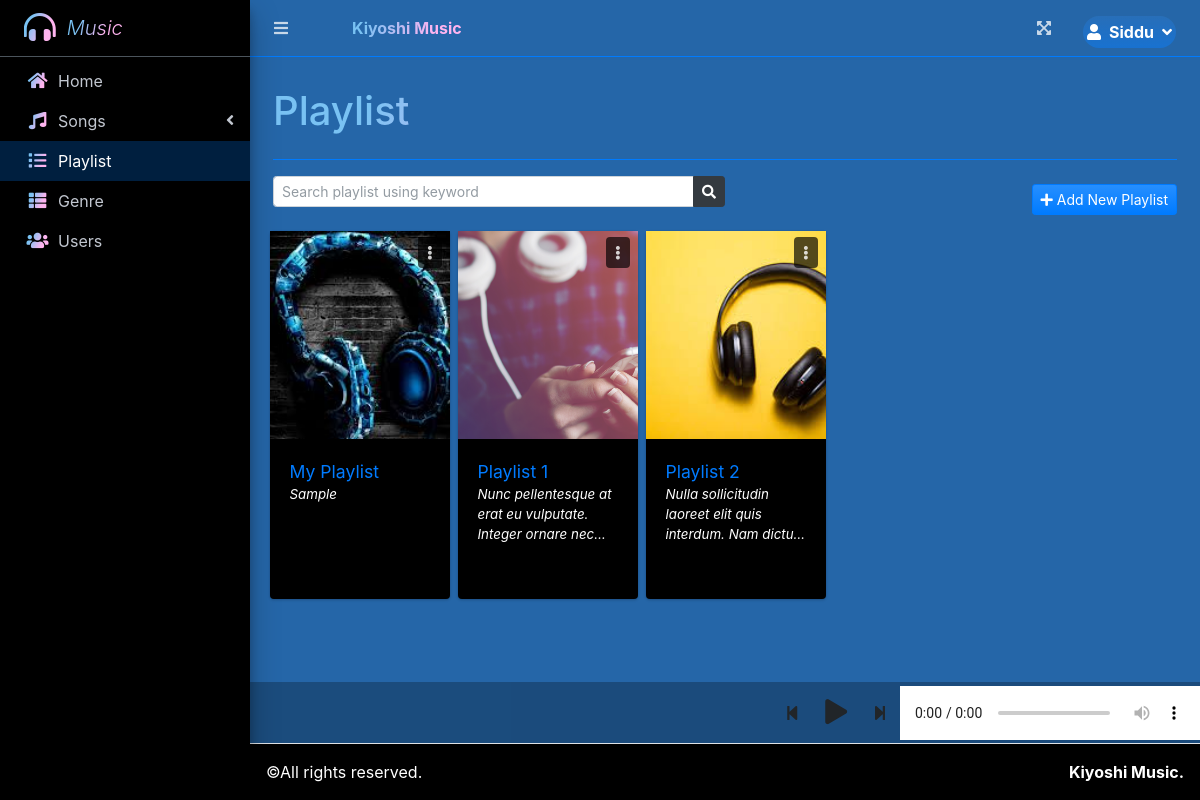
The app's page /index.php?page=playlist (signed in) with its own data.
### tables this page shows
CREATE TABLE `playlist` (
  `id` int(30) NOT NULL,
  `user_id` int(30) NOT NULL,
  `title` text NOT NULL,
  `description` text NOT NULL,
  `cover_image` text NOT NULL,
  `date_created` datetime NOT NULL DEFAULT current_timestamp()
);

### playlist.php (the view, shortened to what this page needs)
<?php include'db_connect.php' ?>
<div class="col-lg-12">
	<div class="d-flex justify-content-between align-items-center w-100">
		<div class="form-group" style="width:calc(50%) ">
			<div class="input-group">
              <input type="search" id="filter" class="form-control form-control-sm" placeholder="Search playlist using keyword">
              <div class="input-group-append">
                  <button type="button" id="search" class="btn btn-sm btn-dark">
                      <i class="fa fa-search"></i>
                  </button>
              </div>
          </div>
		</div>
		<button class="btn btn-sm btn-primary bg-gradient-primary" type="button" id="manage_playlist"><i class="fa fa-plus"></i> Add New Playlist</button>
	</div>
	<div class="row" id="playlist-list">
		<?php
			$playlist= $conn->query("SELECT * FROM playlist order by title asc");
			while($row=$playlist->fetch_assoc()):
		?>
		<div class="card bg-black playlist-item my-2 mx-1" date-id="<?php echo $row['id'] ?>" style="width:15vw">
			<div class="card-img-top flex-w-100 position-relative">
				<?php if($_SESSION['login_type'] == 1 || $_SESSION['login_id'] == $row['user_id'] ): ?>
                	<div class="dropdown position-absolute" style="right:.5em;top:.5em">
	                  <button type="button" class="btn btn-tool py-1" data-toggle="dropdown" title="Manage" style="background: #000000ab;">
	                    <i class="fa fa-ellipsis-v"></i>
	                  </button>
	                  </div>
	              <?php endif; ?>
		<a href="index.php?page=view_playlist&id=<?php echo $row['id'] ?>">
				<img src="assets/uploads/<?php echo $row['cover_image'] ?>" class="card-img-top"  style="object-fit: cover;max-width: 100%;height:26vh" alt="playlist Cover">
			</div>
			<div class="card-body" style="height: 20vh">
				<div class="card-title"><?php echo ucwords($row['title']) ?></div>
				<p class="card-text truncate text-white"><?php echo $row['description'] ?></p>
			</div>
		</div>
		<?php endwhile; ?>
	</div>
</div>

### index.php (shortened to what this page needs)
<!DOCTYPE html>
<html lang="en">
<?php
	include 'header.php'
?>
<body class="hold-transition sidebar-mini layout-fixed layout-navbar-fixed layout-footer-fixed">
<div class="wrapper">
  <?php include 'topbar.php' ?>
  <?php include 'sidebar.php' ?>
  <div class="content-wrapper  bg-dark">
    <div class="content-header">
    </div>
    <section class="content">
      <?php $page = isset($_GET['page']) ? $_GET['page']:'home' ?>
      <div class="container-fluid text-dark viewer-panel" style="margin-bottom: 4rem">
         <div class="container-fluid">
        <div class="row mb-2">
          <div class="col-sm-6">
            <?php
            $title = isset($_GET['page']) ? ucwords(str_replace("_", ' ', $_GET['page'])) : "Home";
             ?>
            <h1 class="m-0 text-gradient-primary"><?php echo $title ?><h1>
          </div>
        </div>
            <hr class="border-primary">
      </div>
         <?php
            if(!file_exists($page.".php")){
                include '404.html';
            }else{
            include $page.'.php';
            }
          ?>
      </div>
      <div id="audio-player" class="d-flex w-100 justify-content-end align-items-center bg-dark py-1 position-absoulute">
            <button class="btn prev-player audio-control-btn" onclick="_prev($(this))" data-type="play"><i class="fa fa-step-backward"></i></button>
            <button class="btn p-player audio-control-btn" onclick="_player($(this))" data-queue="0" data-type="play" style="font-size: 25px"><i class="fa fa-play"></i></button>
            <button class="btn next-player audio-control-btn" onclick="_next(-1,1)" data-type="play"><i class="fa fa-step-forward"></i></button>
            <audio controls class="bg-black" ended="nextAudioNode.play();" id="mplayer">
            </audio>
        </div>
    </section>
</div>
  <footer class="main-footer bg-black">
    &copy;All rights reserved.
    <div class="float-right d-none d-sm-inline-block">
      <b>Kiyoshi Music.</b>
    </div>
  </footer>
</div>
</body>
</html>

### header.php (shortened to what this page needs)
<head>
  <link rel="stylesheet" href="assets/plugins/fontawesome-free/css/all.min.css">
  <link rel="stylesheet" href="assets/plugins/overlayScrollbars/css/OverlayScrollbars.min.css">
  <link rel="stylesheet" href="assets/plugins/datatables-bs4/css/dataTables.bootstrap4.min.css">
  <link rel="stylesheet" href="assets/plugins/datatables-responsive/css/responsive.bootstrap4.min.css">
  <link rel="stylesheet" href="assets/plugins/datatables-buttons/css/buttons.bootstrap4.min.css">
  <link rel="stylesheet" href="assets/plugins/select2/css/select2.min.css">
  <link rel="stylesheet" href="assets/plugins/select2-bootstrap4-theme/select2-bootstrap4.min.css">
  <link rel="stylesheet" href="assets/plugins/sweetalert2-theme-bootstrap-4/bootstrap-4.min.css">
  <link rel="stylesheet" href="assets/plugins/toastr/toastr.min.css">
  <link rel="stylesheet" href="assets/plugins/dropzone/min/dropzone.min.css">
  <link rel="stylesheet" href="assets/dist/css/jquery.datetimepicker.min.css">
  <link rel="stylesheet" href="assets/plugins/icheck-bootstrap/icheck-bootstrap.min.css">
  <link rel="stylesheet" href="assets/plugins/ekko-lightbox/ekko-lightbox.css">
  <link rel="stylesheet" href="assets/plugins/bootstrap4-toggle/css/bootstrap4-toggle.min.css">
  <link rel="stylesheet" href="assets/dist/css/images-grid.css">
  <link rel="stylesheet" href="assets/dist/css/adminlte.min.css">
  <link rel="stylesheet" href="assets/dist/css/styles.css">
  <link rel="stylesheet" href="assets/plugins/summernote/summernote-bs4.min.css">
</head>

### topbar.php (shortened to what this page needs)
<nav class="main-header navbar navbar-expand navbar-primary navbar-dark bg-dark border-primary">
  <ul class="navbar-nav">
    <?php if(isset($_SESSION['login_id'])): ?>
    <li class="nav-item">
      <a class="nav-link" data-widget="pushmenu" href="" role="button"><i class="fas fa-bars"></i></a>
    </li>
  <?php endif; ?>
    <li  class="nav-link">
    </li>
    <li>
      <a class="nav-link text-gradient-primary"  href="./" role="button"> <large><b>Kiyoshi Music</b></large></a>
    </li>
  </ul>
  <ul class="navbar-nav ml-auto">
    <li class="nav-item">
      <a class="nav-link" data-widget="fullscreen" href="#" role="button">
        <i class="fas fa-expand-arrows-alt"></i>
      </a>
    </li>
    <li class="nav-item dropdown">
          <a class="nav-link"  data-toggle="dropdown" aria-expanded="true" href="javascript:void(0)">
            <span>
              <div class="d-flex badge-pill align-items-center bg-gradient-primary p-1" style="background: #337cca47 linear-gradient(180deg,#268fff17,#007bff66) repeat-x!important;bprder:50px">
                <?php if(isset($_SESSION['login_profile_pic']) && !empty($_SESSION['login_profile_pic'])): ?>
                  <div class="rounded-circle mr-1" style="width: 25px;height: 25px;top:-5px;left: -40px">
                    <img src="assets/uploads/<?php echo $_SESSION['login_profile_pic'] ?>" class="image-fluid image-thumbnail rounded-circle" alt="" style="max-width: calc(100%);height: calc(100%);">
                  </div>
                <?php else: ?>
                <span class="fa fa-user mr-2" ></span>
                <?php endif; ?>
                <span ><b><?php echo ucwords($_SESSION['login_firstname']) ?></b></span>
                <span class="fa fa-angle-down ml-2"></span>
              </div>
            </span>
          </a>
        </li>
  </ul>
</nav>

### sidebar.php (shortened to what this page needs)
<aside class="main-sidebar sidebar-dark-navy bg-black elevation-4">
  <div class="dropdown">
 	<a href="javascript:void(0)" class="brand-link bg-black" data-toggle="dropdown" aria-expanded="true">
      <span class="brand-image img-circle elevation-3 d-flex justify-content-center align-items-center text-white font-weight-500" style="width: 38px;height:50px;font-size: 2rem"><b><i class="fa fa-headphones-alt text-gradient-primary"></i></b></span>
      <span class="brand-text font-weight-light  text-gradient-primary"><i>Music</i></span>
    </a>
  </div>
  <div class="sidebar">
    <nav class="mt-2">
      <ul class="nav nav-pills nav-sidebar flex-column nav-flat" data-widget="treeview" role="menu" data-accordion="false">
        <li class="nav-item dropdown">
          <a href="./index.php?page=home" class="nav-link nav-home">
            <i class="nav-icon fas fa-home text-gradient-primary"></i>
            <p>
              Home
            </p>
          </a>
        </li>
        <li class="nav-item">
          <a href="#" class="nav-link nav-is-tree nav-edit_music nav-view_music">
            <i class="nav-icon fa fa-music text-gradient-primary"></i>
            <p>
              Songs
              <i class="right fas fa-angle-left"></i>
            </p>
          </a>
        </li>
        <li class="nav-item">
              <a href="./index.php?page=playlist" class="nav-link nav-playlist tree-item">
                <i class="fas fa-list nav-icon  text-gradient-primary"></i>
                <p>Playlist</p>
              </a>
        </li>
        <li class="nav-item">
              <a href="./index.php?page=genre_list" class="nav-link nav-genre_list tree-item">
                <i class="fas fa-th-list nav-icon  text-gradient-primary"></i>
                <p>Genre</p>
              </a>
        </li>
        <?php if($_SESSION['login_type'] == 1): ?>
        <li class="nav-item">
              <a href="./index.php?page=user_list" class="nav-link nav-user_list tree-item">
                <i class="fas fa-users nav-icon  text-gradient-primary"></i>
                <p>Users</p>
              </a>
        </li>
        <?php endif; ?>
      </ul>
    </nav>
  </div>
</aside>

### records on screen
playlist: cover_image (picture), title "My Playlist", description "Sample"
playlist: $row['id'] 1 (drawn), cover_image (picture), title "Playlist 1", description "Nunc pellentesque at erat eu vulputate. Integer ornare…"
playlist: cover_image (picture), title "Playlist 2", description "Nulla sollicitudin laoreet elit quis interdum. Nam…"

### other values on screen
$_SESSION['login_firstname'] "Siddu"
$title "Playlist"
